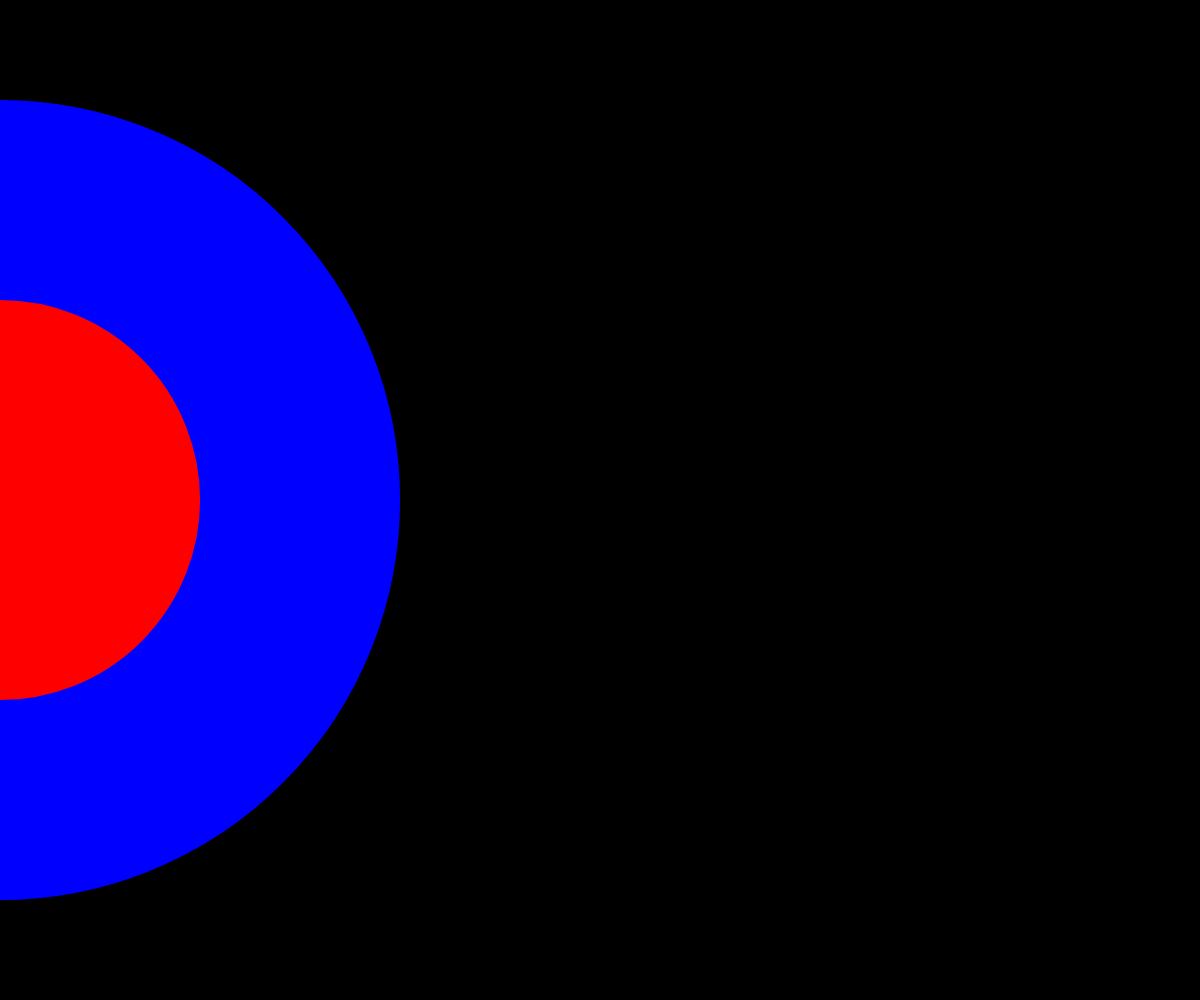
Frame 1 (no input)
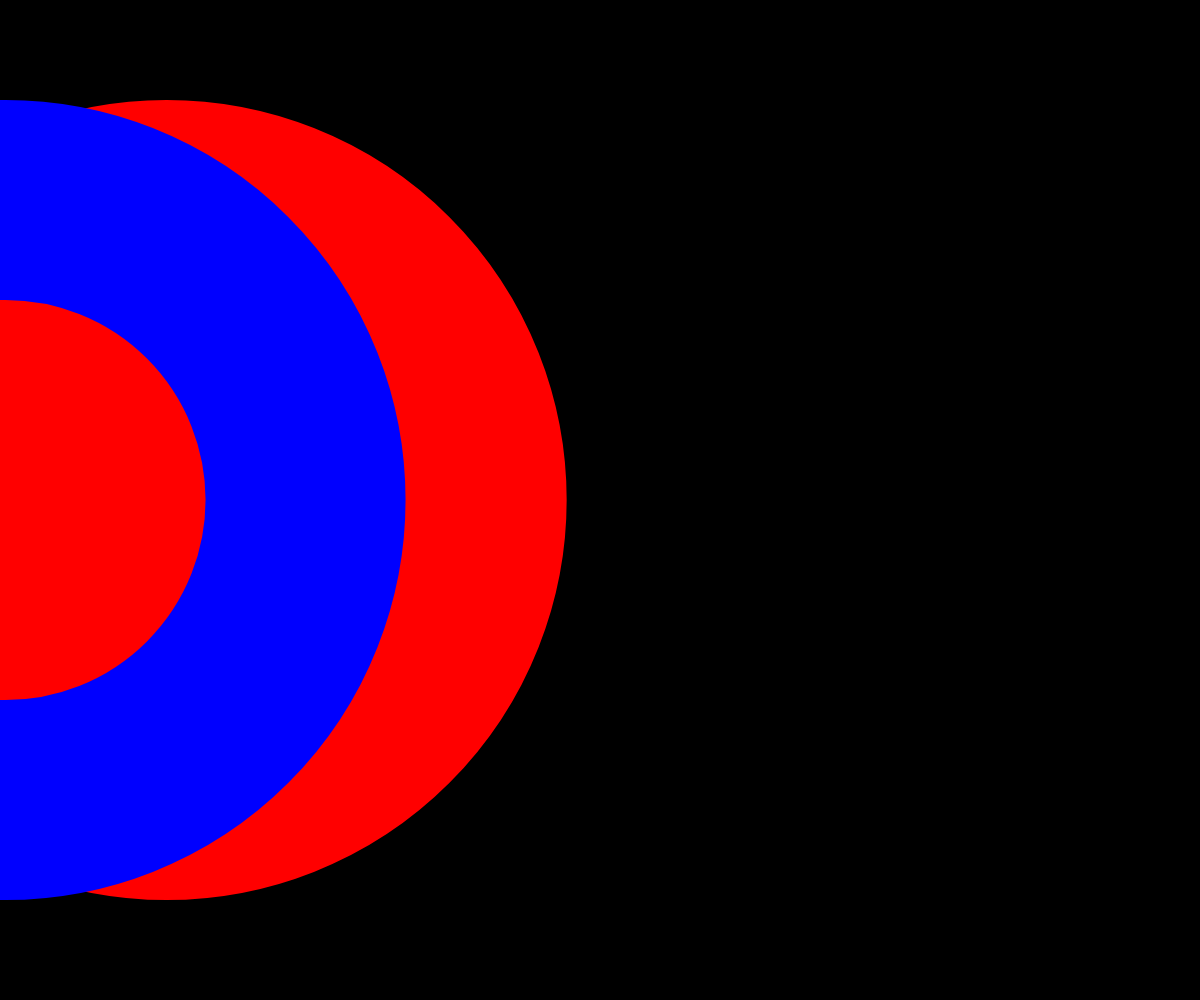
Frame 60 (no input)
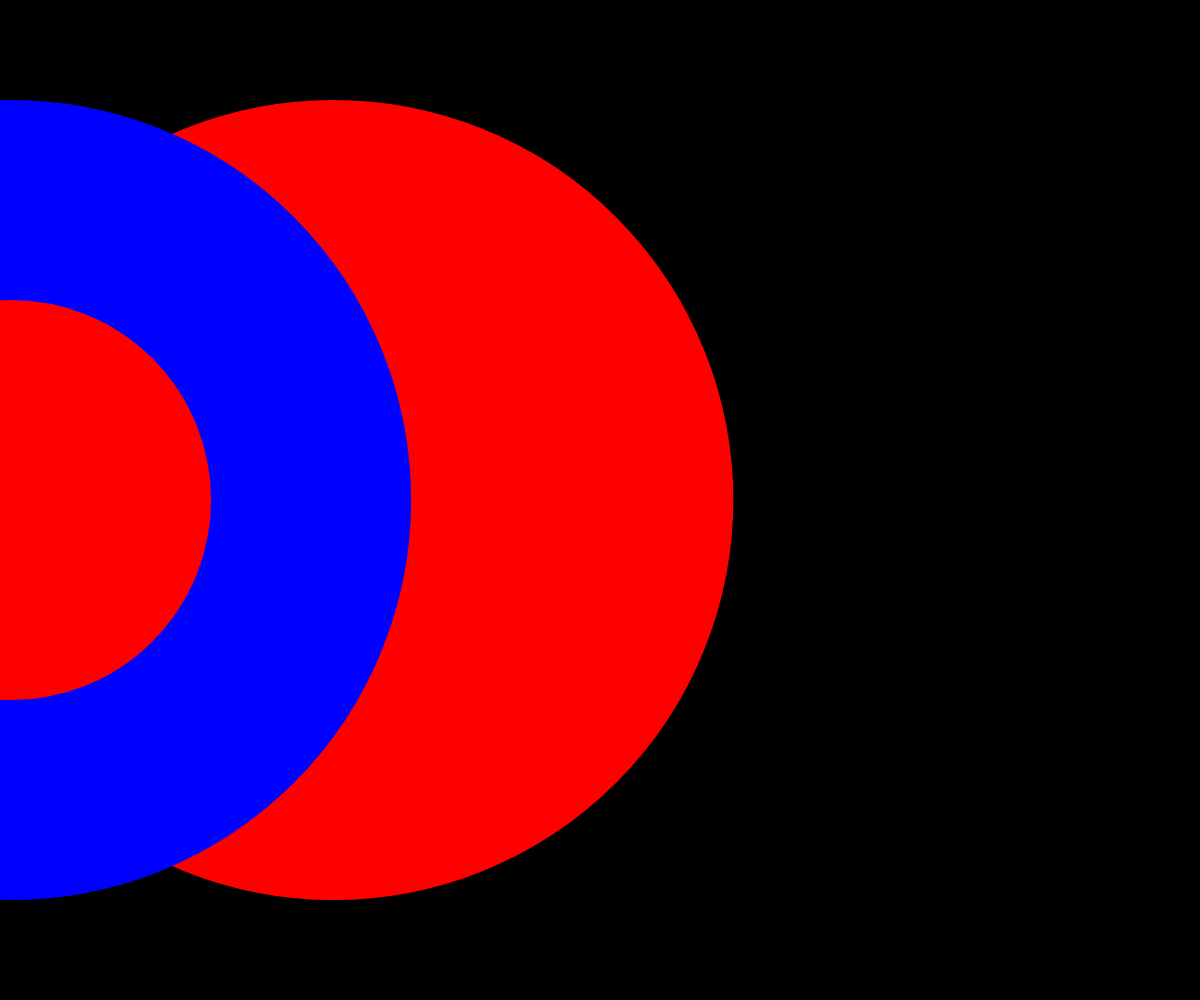
Frame 120 (the mouse pressed at the canvas centre since frame 60)

The p5.js sketch that drew these frames (run headless with seeded random() and noise() and a simulated clock; from frame 60 on, the mouse is pressed at the canvas centre):

// p5.js sketch
// ── sketch.js
let circle1X, circle2X;

const circleRadius = 300;
const circleSpeed = 2;

function setup() {
  createCanvas(windowWidth, windowHeight);
  circle1X = 0;
  circle2X = 0;
}

function draw() {
  background(0);

  circle1X += circleSpeed * deltaTime / 12;
  circle2X += circleSpeed * deltaTime / 360;

  if (circle1X > width + circleRadius) {
    circle1X = -circleRadius;
  }

  if (circle2X > width + circleRadius) {
    circle2X = -circleRadius;
  }

  fill(255, 0, 0);
  stroke(255, 0, 0);
  ellipse(circle1X, windowHeight / 2, circleRadius * 2, circleRadius * 2);

  noFill(0);
  strokeWeight(200);
  stroke(0, 0, 255);
  ellipse(circle2X, windowHeight / 2, circleRadius * 2, circleRadius * 2);
}

  
